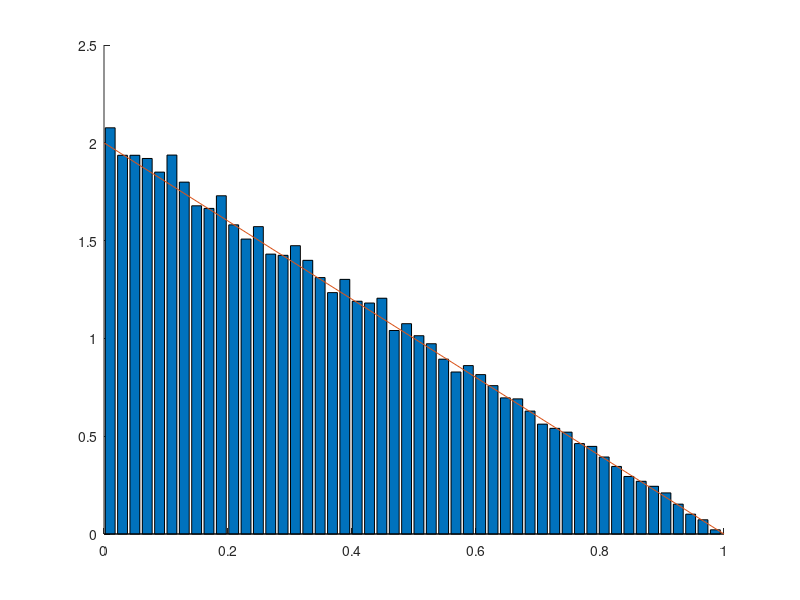
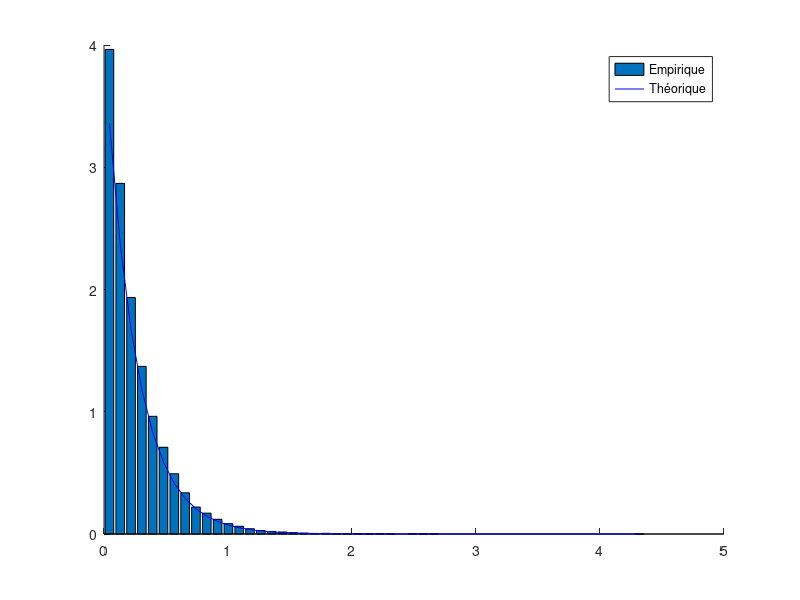

Recreate these plots in MATLAB, in order.
clear variables; close all; 
%exo5 du chap3 continue
figure(1); hold on;
N=50000;
n=50;
X=rand(1,N);
Y=rand(1,N);
Z=min(X,Y);

%1
[h_emp,xout]=hist(Z,n);
h_emp=h_emp/trapz(xout,h_emp);
bar(xout,h_emp);

%théo
z=0:0.1:1;
h_th=2*(1-z);
plot(z,h_th);

%2
figure(2); hold on;
lambda=2;%on met ce qu'on veut
X1=-log(1-rand(1,N))/lambda;
Y1=-log(1-rand(1,N))/lambda;
Z1=min(X1,Y1);
[h_emp,xout]=hist(Z1,n);
h_emp=h_emp/trapz(xout,h_emp);
bar(xout,h_emp);

h_theoz=2*lambda.*exp(-2*lambda*xout);
plot(xout,h_theoz,'b');

legend('Empirique','Théorique');